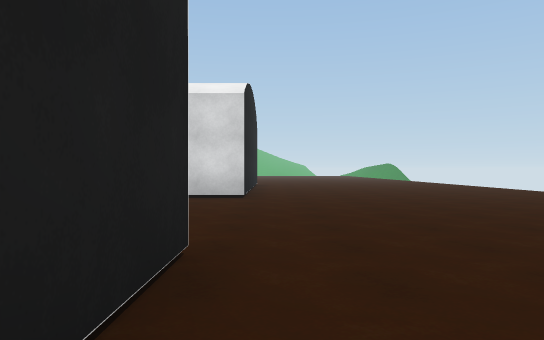
[1] (above)

24 first-person views from a walk through a Unity game level. The camera is 1.2 m above the floor, looks level and sees 70° across. The floor is counted in squares, 2 m on a side. Each view is taken from the middle of a square. On the plan, view 1 faces up. The plan holds only what a view shows up to about 11 squares ahead; the rest is blank. The place goes on beyond the plan. The player character is not drawn. Surface patterns are stand-ins for the level's own textures.

[2]
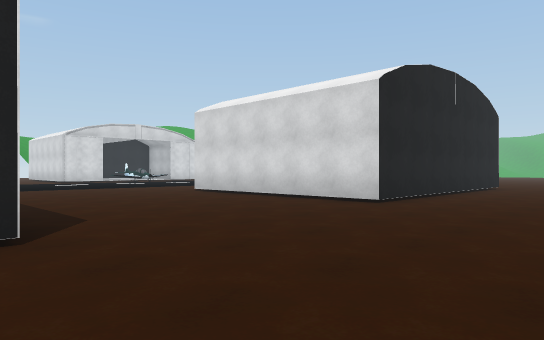

[3]
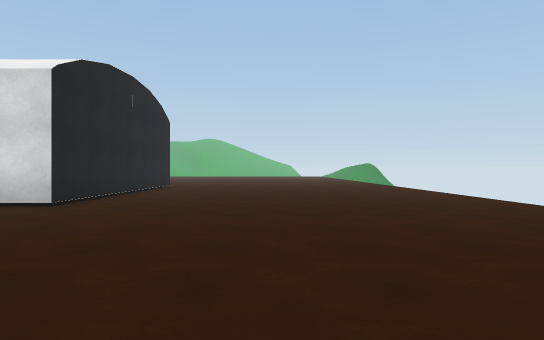

[4]
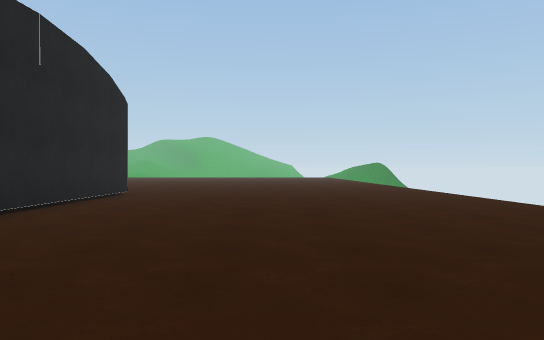

[5]
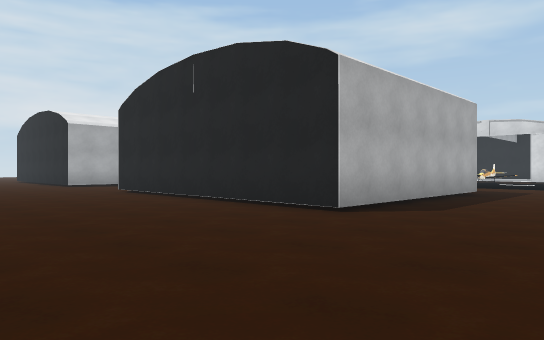

[6]
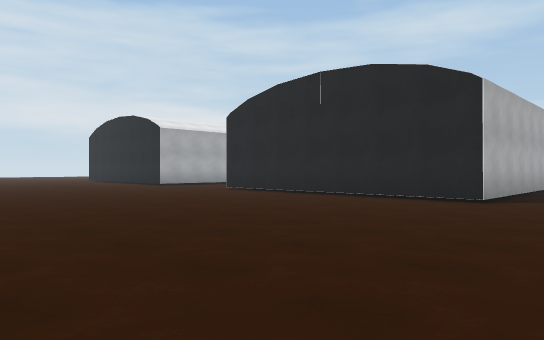

[7]
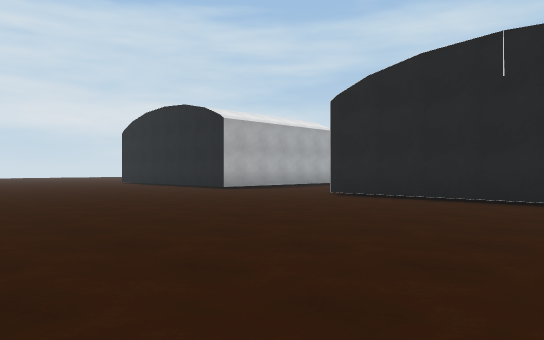

[8]
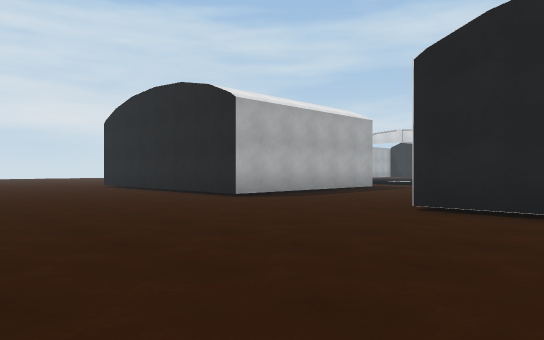

[9]
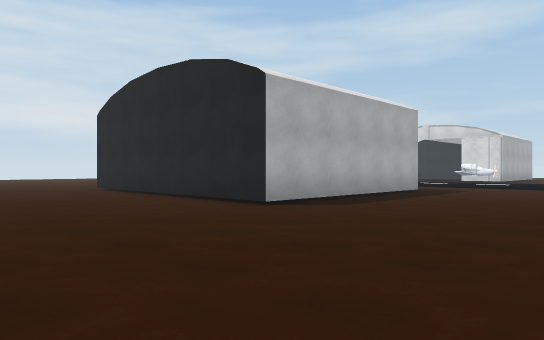

[10]
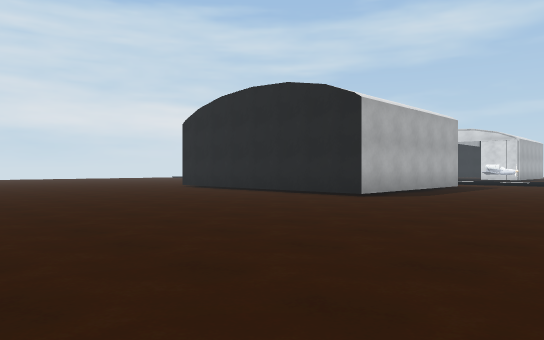

[11]
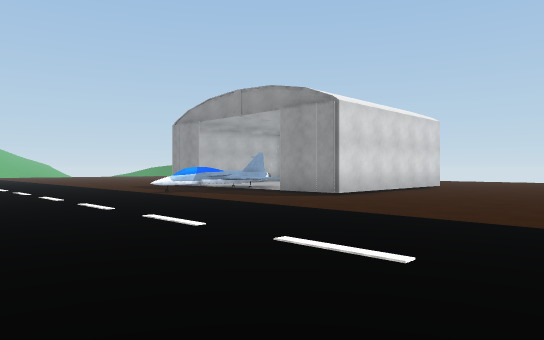

[12]
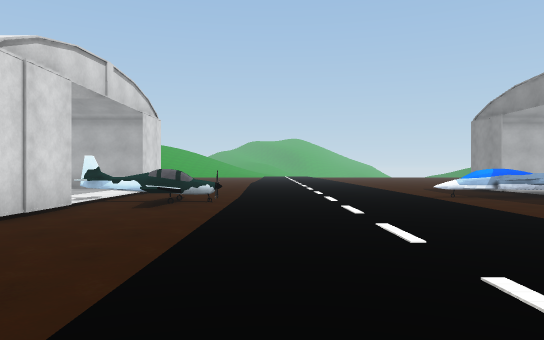

[13]
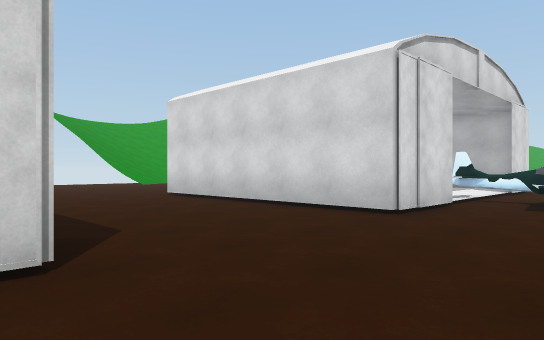

[14]
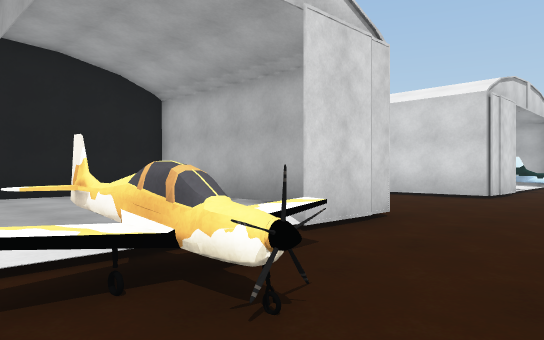

[15]
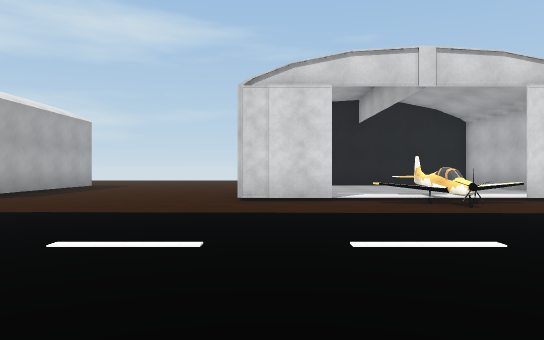

[16]
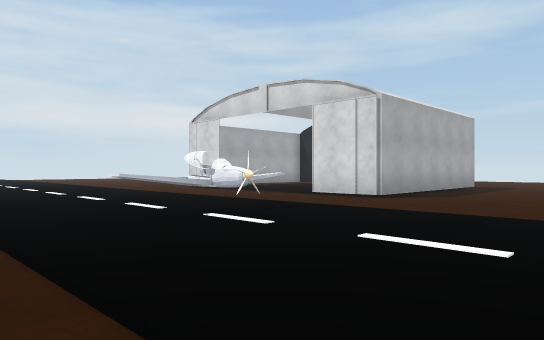

[17]
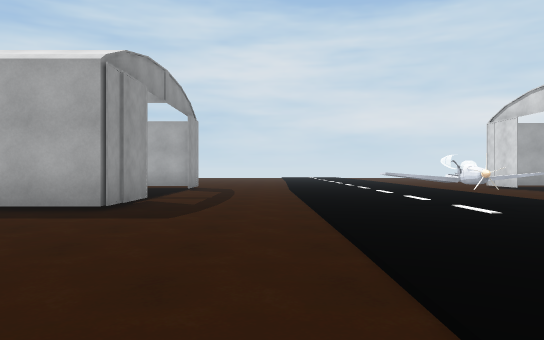

[18]
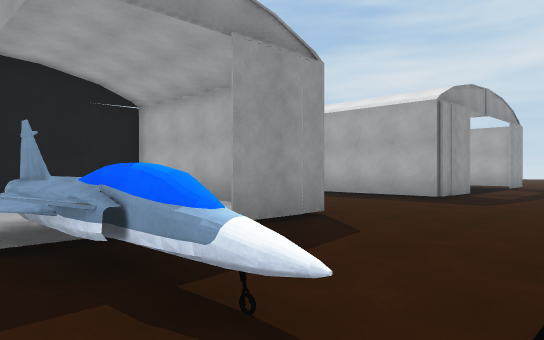

[19]
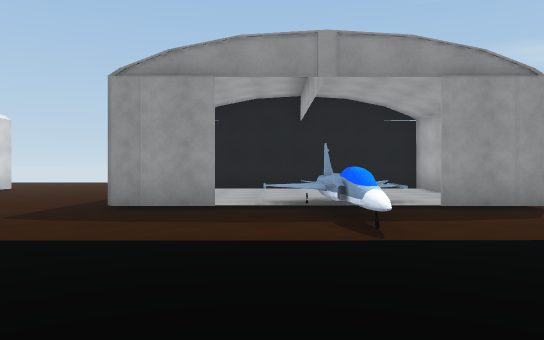

[20]
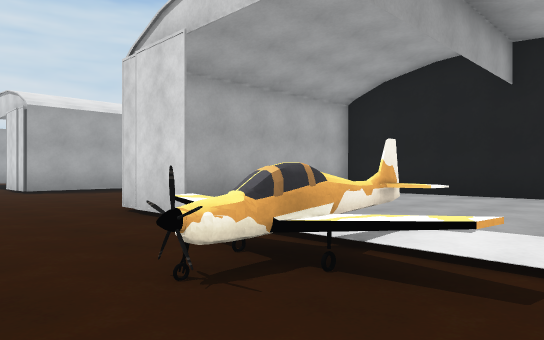

[21]
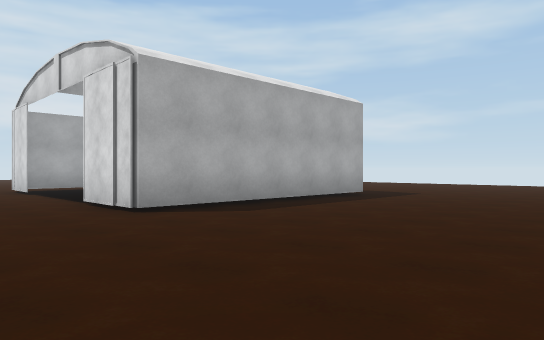

[22]
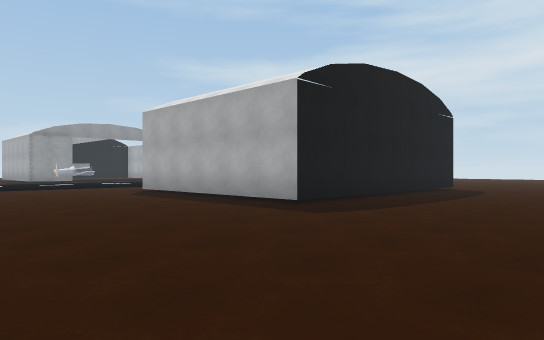

[23]
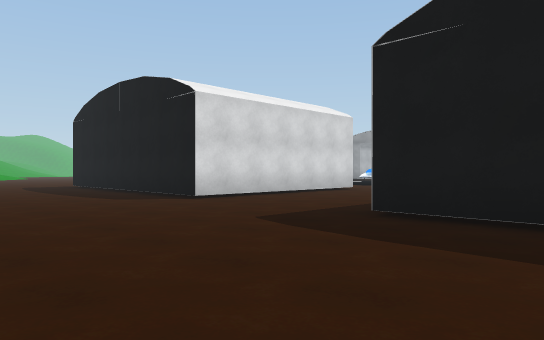

[24]
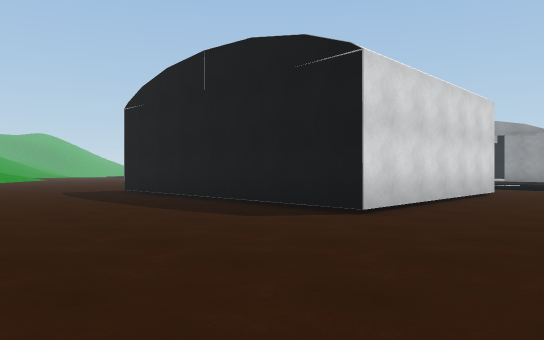

### Floor plan
Key: @ floor where view 1 was taken; # wall or solid block; . main floor; : floor 0.25 m higher than the main floor; = window, fence, low wall or low ledge; ^ raised ledge; T thing the floor can be seen under or through; O other object.
Columns run from 27 left of view 1 to 7 right of it. Each row starts with its distance up from view 1.
 17   ...                     .........
 16   ....                    #........
 15   ...#    #.   ...        #........
 14   ...#   :#.........      #........
 13  ....#   ::.........^^    #........
 12  ....#   ::.^.....=^^     #........
 11  ....#    ^=^=.......^    #........
 10  ....#    :.^....... #    #........
  9  ....#  ::#......... #::::T........
  8 .....######..........##TTTT........
  7 ...................................
  6 ..................................
  5 .............. ....................
  4 .....######... ....................
  3 .....# :::##...   ..#######........
  2 .....#  ::# ..    .. #::::#........
  1 .... #::: #^..    .. # :::#........
  0      #:::#^^=..  ....^=:::#@.......
 -1      #:::::^.... .=^^^^:::#........
 -2      #:  :# .... ....^    #........
 -3      #    #....  ... # :::#.......
 -4 .... ######..... ... #::::#........
 -5 ................ ....######........
 -6 ...................................
 -7 ...................................
 -8  .................................
 -9  .............OOO....######.......
-10  ....######..........#    #.......
-11  ....#    #..........#    #.......
-12  ....#     ..........     #.......
-13   ...#     ..........     #......
-14   ...#     ..........     #......
-15   ...#    #......         #......
-16   ...     #. ....          ......

Where each view was taken, in squares from view 1:
view 1: 0 up, 0 right, facing up
view 2: 2 up, 3 right, facing up-left
view 3: 2 up, 3 right, facing up
view 4: 6 up, 3 right, facing up
view 5: 6 up, 4 right, facing down-left
view 6: 5 up, 7 right, facing down-left
view 7: 1 up, 7 right, facing down-left
view 8: 2 down, 5 right, facing down-left
view 9: 4 down, 4 right, facing down-left
view 10: 4 down, 7 right, facing down-left
view 11: 3 up, 14 left, facing up-right
view 12: 3 up, 13 left, facing up
view 13: 3 up, 14 left, facing up-left
view 14: 1 down, 14 left, facing up-left
view 15: 3 down, 9 left, facing left
view 16: 5 down, 9 left, facing down-left
view 17: 3 down, 9 left, facing down
view 18: 0 up, 10 left, facing down-right
view 19: 0 up, 13 left, facing right
view 20: 2 up, 14 left, facing down-left
view 21: 4 down, 14 left, facing down-left
view 22: 4 down, 27 left, facing down-right
view 23: 1 up, 27 left, facing up-right
view 24: 5 up, 27 left, facing up-right
